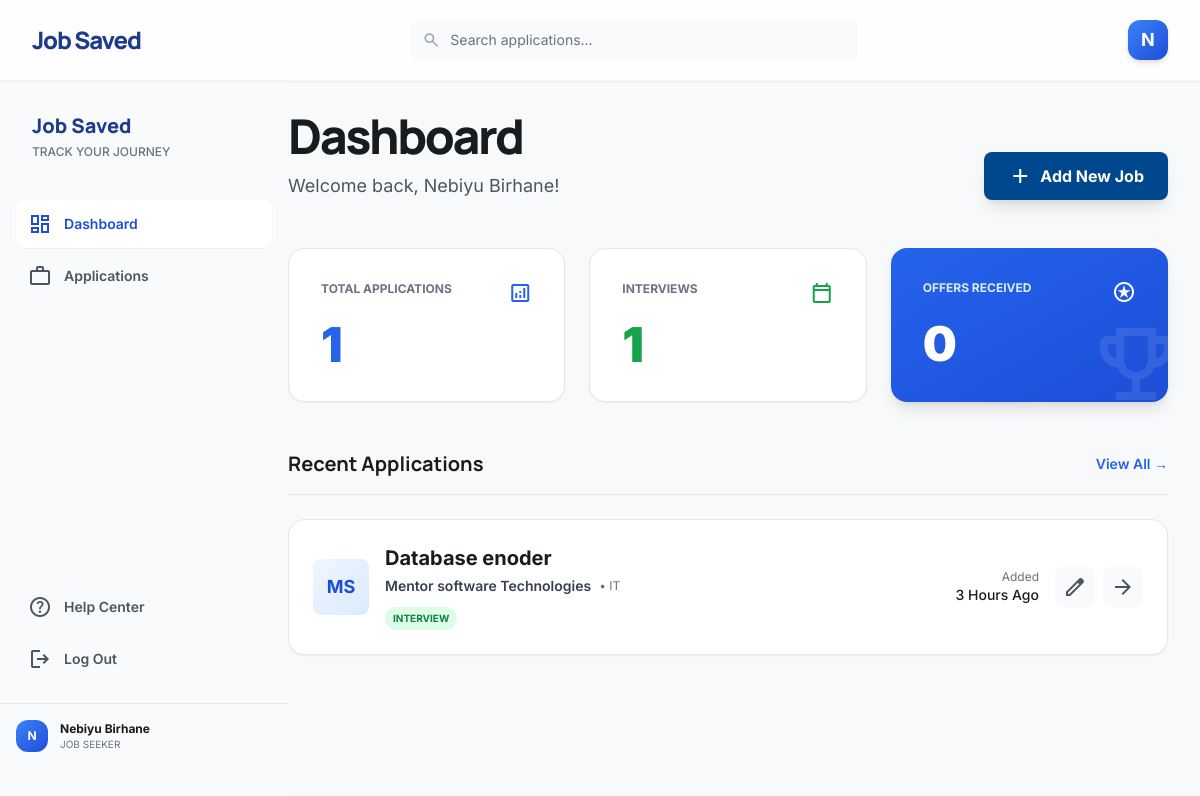
/dashboard.php (signed in), run on the app's committed database.
### tables this page shows
CREATE TABLE `users` (
  `id` int(11) NOT NULL,
  `name` varchar(100) DEFAULT NULL,
  `email` varchar(100) DEFAULT NULL,
  `password` varchar(255) DEFAULT NULL,
  `reset_token` varchar(100) DEFAULT NULL,
  `reset_expiry` datetime DEFAULT NULL
);

CREATE TABLE `jobs` (
  `id` int(11) NOT NULL,
  `title` varchar(255) NOT NULL COMMENT 'Job title',
  `company` varchar(255) NOT NULL,
  `link` text NOT NULL COMMENT 'JOB LINK',
  `category` varchar(100) NOT NULL,
  `status` varchar(50) NOT NULL,
  `created_at` timestamp NOT NULL DEFAULT current_timestamp() ON UPDATE current_timestamp(),
  `user_id` int(11) NOT NULL
);

### dashboard.php (the view, shortened to what this page needs)
<?php
$user_id = $_SESSION['user_id'];
$conn = new mysqli("localhost", "root", "", "job_tracker");
$conn->set_charset("utf8mb4");
$user_name = "User";
$stmt = $conn->prepare("SELECT name FROM users WHERE id = ?");
if ($stmt) {
    $stmt->bind_param("i", $user_id);
    $stmt->execute();
    $result = $stmt->get_result();
    if ($row = $result->fetch_assoc()) {
        $user_name = $row['name'];
    }
}
$stats = ['Pending' => 0, 'Applied' => 0, 'Interview' => 0, 'Offer' => 0, 'Rejected' => 0];
$total_jobs = 0;
$stmt = $conn->prepare("SELECT status, COUNT(*) as count FROM jobs WHERE user_id = ? GROUP BY status");
if ($stmt) {
    $stmt->bind_param("i", $user_id);
    $stmt->execute();
    $result = $stmt->get_result();
    while ($row = $result->fetch_assoc()) {
        if (isset($stats[$row['status']])) {
            $stats[$row['status']] = $row['count'];
            $total_jobs += $row['count'];
        }
    }
}
$recent_jobs = [];
$stmt = $conn->prepare("SELECT id, title, company, category, status, created_at FROM jobs WHERE user_id = ? ORDER BY created_at DESC LIMIT 5");
if ($stmt) {
    $stmt->bind_param("i", $user_id);
    $stmt->execute();
    $result = $stmt->get_result();
    while ($row = $result->fetch_assoc()) {
        $recent_jobs[] = $row;
    }
}
function getInitials($company) {
    $words = explode(' ', $company);
    if (count($words) >= 2) {
        return strtoupper(substr($words[0], 0, 1) . substr($words[1], 0, 1));
    }
    return strtoupper(substr($company, 0, 2));
}
function timeAgo($timestamp) {
    $time_ago = strtotime($timestamp);
    $current_time = time();
    $time_difference = $current_time - $time_ago;
    $minutes = round($time_difference / 60);
    $hours = round($time_difference / 3600);
    $days = round($time_difference / 86400);
    $weeks = round($time_difference / 604800);
    $months = round($time_difference / 2629440);
    $years = round($time_difference / 31553280);
    if ($time_difference <= 60) {
        return "Just Now";
    } elseif ($minutes <= 60) {
        return $minutes == 1 ? "1 Minute Ago" : "$minutes Minutes Ago";
    } elseif ($hours <= 24) {
        return $hours == 1 ? "1 Hour Ago" : "$hours Hours Ago";
    } elseif ($days <= 7) {
        return $days == 1 ? "Yesterday" : "$days Days Ago";
    } elseif ($weeks <= 4.3) {
        return $weeks == 1 ? "1 Week Ago" : "$weeks Weeks Ago";
    } elseif ($months <= 12) {
        return $months == 1 ? "1 Month Ago" : "$months Months Ago";
    } else {
        return $years == 1 ? "1 Year Ago" : "$years Years Ago";
    }
}
?>
<!DOCTYPE html>
<html class="light" lang="en">
<head>
<script src="https://cdn.tailwindcss.com?plugins=forms,container-queries"></script>
</head>
<body class="bg-background font-body text-on-surface antialiased">
<header class="fixed top-0 w-full z-50 bg-white/80 backdrop-blur-xl shadow-sm">
    <div class="flex items-center justify-between px-8 h-20 max-w-[1440px] mx-auto">
        <div class="text-2xl font-black text-blue-900 tracking-tighter font-headline">Job Saved</div>
        <div class="hidden md:flex flex-1 max-w-md mx-8">
            <form method="GET" action="index.php" class="relative w-full">
                <span class="material-symbols-outlined absolute left-3 top-1/2 -translate-y-1/2 text-gray-400 text-lg">search</span>
                <input type="text" name="search" class="w-full bg-gray-50 border-none rounded-xl py-2.5 pl-10 pr-4 text-sm focus:ring-2 focus:ring-blue-500/20 outline-none" placeholder="Search applications..."/>
            </form>
        </div>
        <div class="flex items-center gap-4">
            <div class="w-10 h-10 rounded-full bg-gradient-to-br from-blue-500 to-blue-700 flex items-center justify-center text-white font-bold text-lg shadow-md">
                <?php echo strtoupper(substr($user_name, 0, 1)); ?>
            </div>
        </div>
    </div>
    <div class="bg-gray-100 h-px w-full"></div>
</header>
<aside class="h-screen w-72 flex flex-col fixed left-0 top-0 bg-gray-50 py-8 gap-2 z-40 hidden md:flex pt-28">
    <div class="px-8 mb-8">
        <h2 class="text-xl font-extrabold text-blue-900 font-headline">Job Saved</h2>
        <p class="text-xs text-gray-500 font-medium uppercase mt-1">Track Your Journey</p>
    </div>
    <nav class="flex flex-col gap-1 flex-1">
        <a class="bg-white text-blue-700 shadow-sm rounded-lg p-3 mx-4 flex items-center gap-3 font-semibold text-sm" href="dashboard.php">
            <span class="material-symbols-outlined">dashboard</span>
            <span>Dashboard</span>
        </a>
        <a class="text-gray-600 p-3 mx-4 hover:text-blue-600 hover:bg-blue-50/50 transition-all flex items-center gap-3 font-semibold text-sm" href="index.php">
            <span class="material-symbols-outlined">work</span>
            <span>Applications</span>
        </a>
    </nav>
    <div class="flex flex-col gap-1">
        <a class="text-gray-600 p-3 mx-4 hover:text-blue-600 transition-all flex items-center gap-3 font-semibold text-sm" href="support.php">
            <span class="material-symbols-outlined">help</span>
            <span>Help Center</span>
        </a>
        <a class="text-gray-600 p-3 mx-4 hover:text-red-600 transition-all flex items-center gap-3 font-semibold text-sm" href="logout.php">
            <span class="material-symbols-outlined">logout</span>
            <span>Log Out</span>
        </a>
        <div class="flex items-center gap-3 px-4 py-4 mt-4 border-t border-gray-200">
            <div class="w-8 h-8 rounded-full bg-gradient-to-br from-blue-500 to-blue-700 flex items-center justify-center text-white font-bold text-xs">
                <?php echo strtoupper(substr($user_name, 0, 1)); ?>
            </div>
            <div>
                <p class="text-xs font-bold truncate"><?php echo htmlspecialchars($user_name); ?></p>
                <p class="text-[10px] text-gray-500 uppercase">Job Seeker</p>
            </div>
        </div>
    </div>
</aside>
<main class="md:pl-72 pt-28 pb-12 px-8 min-h-screen">
    <div class="max-w-6xl mx-auto">
        <header class="flex flex-col md:flex-row md:items-end justify-between gap-6 mb-12">
            <div>
                <h1 class="text-5xl font-black font-headline tracking-tighter mb-3">Dashboard</h1>
                <p class="text-lg text-gray-600">Welcome back, <?php echo htmlspecialchars($user_name); ?>!</p>
            </div>
            <button onclick="openAddModal()" class="bg-primary text-white font-bold px-6 py-3 rounded-xl flex items-center gap-2 shadow-lg hover:bg-blue-700 transition-all active:scale-95">
                <span class="material-symbols-outlined">add</span>
                <span>Add New Job</span>
            </button>
        </header>
        <div class="grid grid-cols-1 md:grid-cols-3 gap-6 mb-12">
            <div class="bg-white p-8 rounded-2xl shadow-sm border">
                <div class="flex justify-between items-start mb-4">
                    <span class="text-xs font-bold text-gray-500 uppercase">Total Applications</span>
                    <span class="material-symbols-outlined text-blue-600">analytics</span>
                </div>
                <div class="text-5xl font-black text-blue-600"><?php echo $total_jobs; ?></div>
            </div>
            <div class="bg-white p-8 rounded-2xl shadow-sm border">
                <div class="flex justify-between items-start mb-4">
                    <span class="text-xs font-bold text-gray-500 uppercase">Interviews</span>
                    <span class="material-symbols-outlined text-green-600">calendar_today</span>
                </div>
                <div class="text-5xl font-black text-green-600"><?php echo $stats['Interview']; ?></div>
            </div>
            <div class="bg-gradient-to-br from-blue-600 to-blue-700 text-white p-8 rounded-2xl shadow-lg relative overflow-hidden">
                <div class="relative z-10 flex justify-between items-start mb-4">
                    <span class="text-xs font-bold text-blue-100 uppercase">Offers Received</span>
                    <span class="material-symbols-outlined">stars</span>
                </div>
                <div class="relative z-10 text-5xl font-black"><?php echo $stats['Offer']; ?></div>
                <div class="absolute -right-4 -bottom-4 opacity-10">
                    <span class="material-symbols-outlined text-8xl">emoji_events</span>
                </div>
            </div>
        </div>
        <div class="space-y-6">
            <div class="flex justify-between items-center border-b pb-4">
                <h3 class="text-xl font-bold font-headline">Recent Applications</h3>
                <a href="index.php" class="text-sm font-semibold text-blue-600 hover:underline">View All →</a>
            </div>
            <div class="space-y-4">
                <?php if (count($recent_jobs) > 0): ?>
                    <?php foreach($recent_jobs as $job): ?>
                    <div class="group bg-white p-6 rounded-2xl shadow-sm border hover:shadow-md transition-all">
                        <div class="flex flex-col md:flex-row md:items-center justify-between gap-4">
                            <div class="flex gap-4 items-center">
                                <div class="w-14 h-14 rounded-xl bg-gradient-to-br from-blue-50 to-blue-100 flex items-center justify-center text-blue-700 font-bold text-lg">
                                    <?php echo getInitials($job['company']); ?>
                                </div>
                                <div>
                                    <h4 class="text-xl font-bold"><?php echo htmlspecialchars($job['title']); ?></h4>
                                    <div class="flex items-center gap-2 mt-1 flex-wrap">
                                        <span class="text-sm font-semibold text-gray-700"><?php echo htmlspecialchars($job['company']); ?></span>
                                        <?php if (!empty($job['category'])): ?>
                                            <span class="text-xs text-gray-500">• <?php echo htmlspecialchars($job['category']); ?></span>
                                        <?php endif; ?>
                                    </div>
                                    <div class="mt-2">
                                        <span class="inline-block px-2 py-1 rounded-full text-[10px] font-bold uppercase
                                            <?php echo match($job['status']) {
                                                'Applied' => 'bg-blue-100 text-blue-700',
                                                'Interview' => 'bg-green-100 text-green-700',
                                                'Offer' => 'bg-purple-100 text-purple-700',
                                                'Rejected' => 'bg-red-100 text-red-700',
                                                default => 'bg-gray-100 text-gray-700',
                                            }; ?>">
                                            <?php echo $job['status']; ?>
                                        </span>
                                    </div>
                                </div>
                            </div>
                            <div class="flex items-center gap-4">
                                <div class="text-right">
                                    <p class="text-xs text-gray-500">Added</p>
                                    <p class="text-sm font-medium"><?php echo timeAgo($job['created_at']); ?></p>
                                </div>
                                <div class="flex gap-2">
                                    <a href="index.php?edit=<?php echo $job['id']; ?>" class="w-10 h-10 rounded-lg flex items-center justify-center bg-gray-50 hover:bg-gray-100 transition-colors">
                                        <span class="material-symbols-outlined text-gray-600">edit</span>
                                    </a>
                                    <a href="index.php" class="w-10 h-10 rounded-lg flex items-center justify-center bg-gray-50 hover:bg-gray-100 transition-colors">
                                        <span class="material-symbols-outlined text-gray-600">arrow_forward</span>
                                    </a>
                                </div>
                            </div>
                        </div>
                    </div>
                    <?php endforeach; ?>
                <?php endif; ?>
            </div>
        </div>
    </div>
</main>
</body>
</html>

### dashboard.php (style rules this page uses)
.material-symbols-outlined { font-variation-settings: 'FILL' 0, 'wght' 400, 'GRAD' 0, 'opsz' 24; display: inline-block; line-height: 1; }

### data on the page
users: name "N", name "Nebiyu Birhane"
jobs: company "MS", title "Database enoder", company "Mentor software Technologies", category "IT", status "INTERVIEW", created_at "3 Hours Ago"

### other printed values
$total_jobs "1"
$stats['Interview'] "1"
$stats['Offer'] "0"
